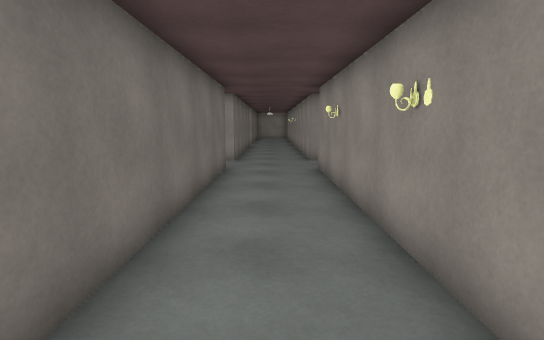
[1] (above)

16 first-person views from a walk through a scene from a Unity 3-D project. The camera is 1.4 m above the floor, tilts 8° down and sees 80° across. Doors are open. The floor is counted in squares, 1 m on a side. Each view is taken from the middle of a square. On the plan, view 1 faces up. The plan holds only what a view shows up to about 15 squares ahead; the rest is blank. The place goes on beyond the plan. Some animated figures are not drawn. Surface patterns are stand-ins for the level's own textures.

[2]
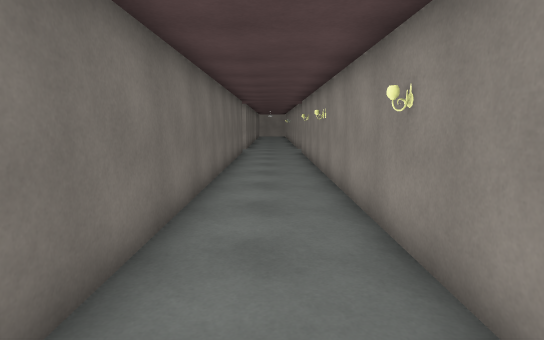

[3]
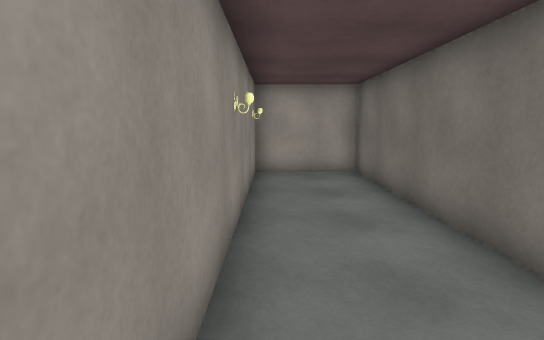

[4]
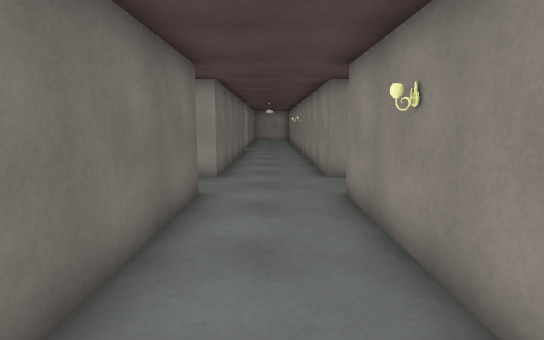

[5]
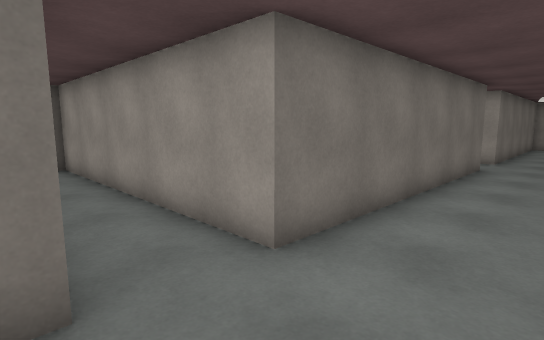

[6]
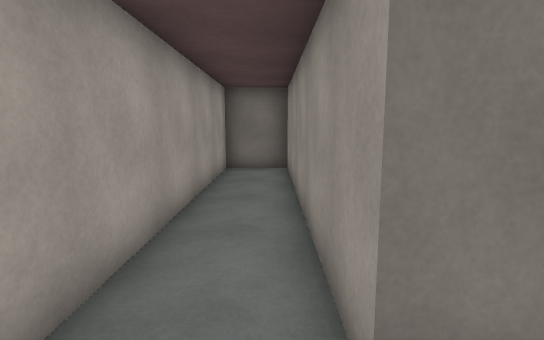

[7]
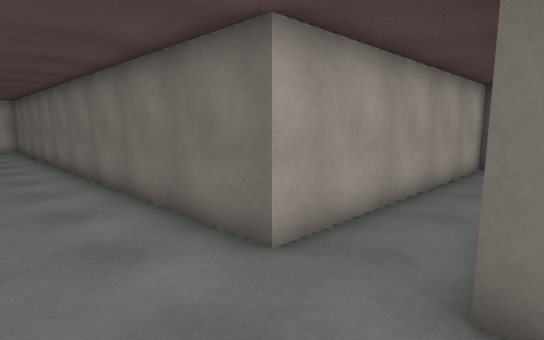

[8]
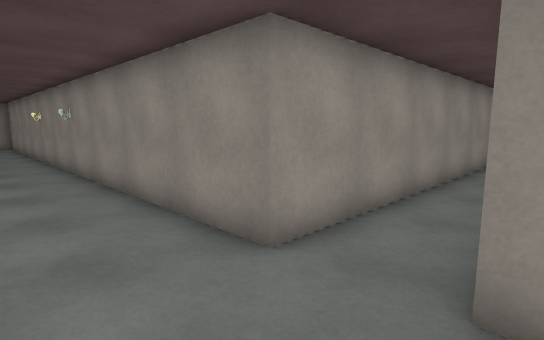

[9]
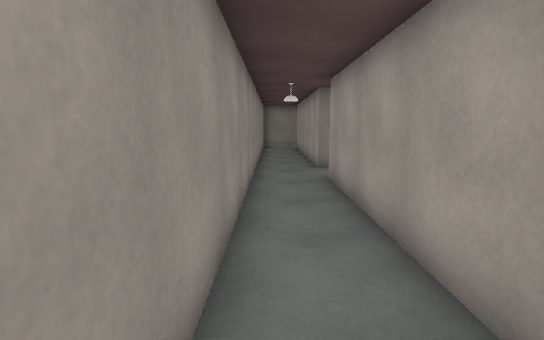

[10]
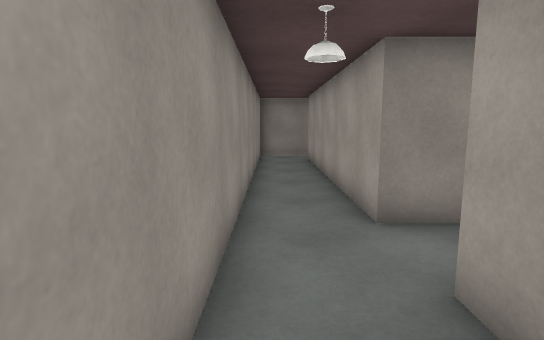

[11]
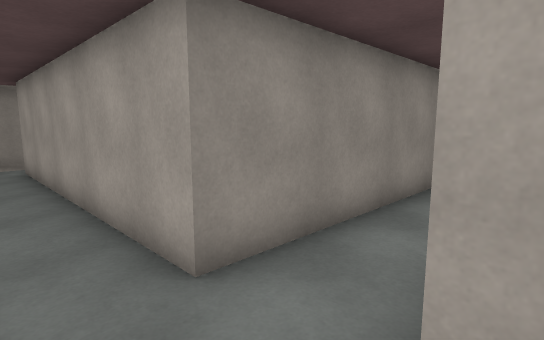

[12]
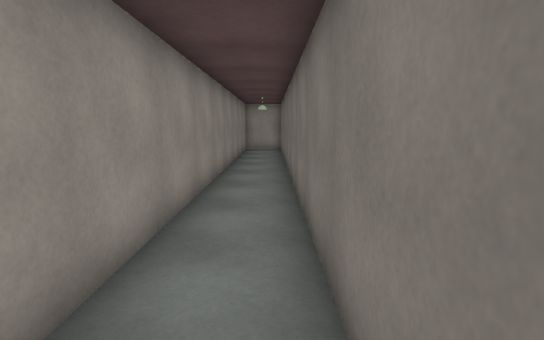

[13]
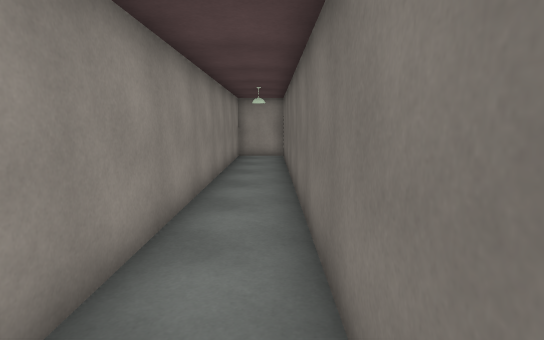

[14]
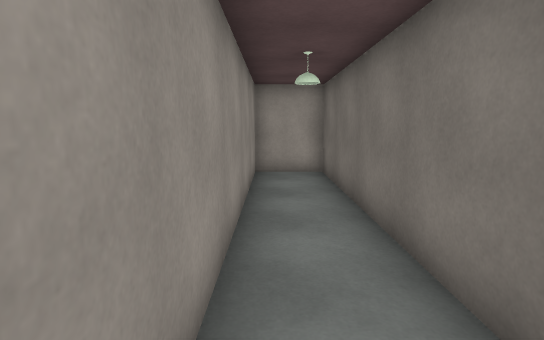

[15]
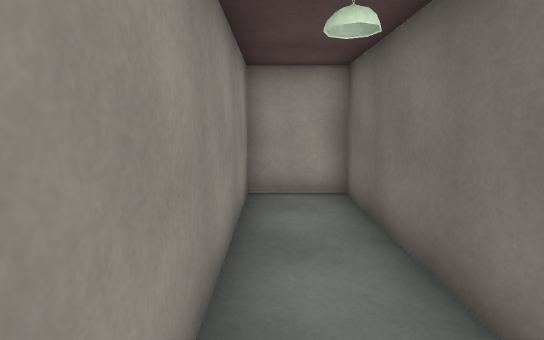

[16]
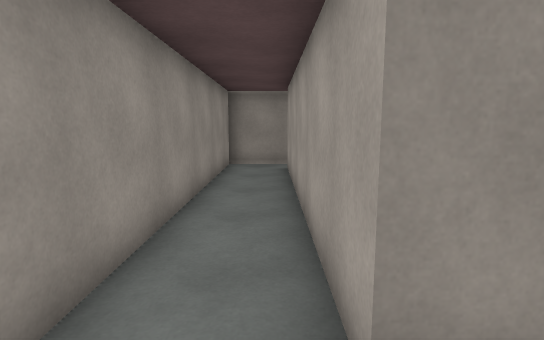

### Floor plan
Points are (right, up) in squares from view 1. A wall is a line through its corners. A room is listed if a view was taken in it or the views show most of it. See-through windows are left out.
Room 1 (views 1, 2, 3, 4, 5, 6, 7, 8)
walls: (1.5, 12.5) (1.5, 18.5); (-1.5, 18.5) (-1.5, 12.5) (-10.5, 12.5) (-10.5, 10.5) (-1.5, 10.5) (-1.5, -7.6) (1.5, -7.6); (1.5, -7.2) (1.5, 10.5)
ways out: opening at (2.5, 11.5) to room 2
objects: other object (1, 3); other object (1, 7)
Room 2 (views 9, 10, 11, 12, 13, 16)
walls: (10.5, 5.6) (10.5, 3.4); (6.4, 10.5) (10.5, 10.5) (10.5, 8.5); (12.5, 3.6) (12.5, 10.5) (21.5, 10.5); (22.6, 10.2) (22.6, 12.5) (1.5, 12.5)
ways out: opening at (2.5, 11.5) to room 1; opening at (11.5, 2.5) to room 3
Room 3 (views 14, 15)
walls: (10.5, -3.4) (10.5, -7.6) (12.5, -7.6) (12.5, 3.6); (10.5, 3.4) (10.5, -0.5)
ways out: opening at (11.5, 2.5) to room 2

Where each view was taken, in squares from view 1:
view 1: 0 up, 0 right, facing up
view 2: 6 down, 0 right, facing up
view 3: 2 up, 1 right, facing down
view 4: 4 up, 0 right, facing up
view 5: 10 up, 1 right, facing up-left
view 6: 12 up, 0 right, facing left
view 7: 13 up, 1 right, facing down-left
view 8: 10 up, 1 left, facing up-right
view 9: 12 up, 2 right, facing right
view 10: 12 up, 8 right, facing right
view 11: 12 up, 10 right, facing down-right
view 12: 11 up, 11 right, facing down
view 13: 7 up, 11 right, facing down
view 14: 2 up, 12 right, facing down
view 15: 1 down, 12 right, facing down
view 16: 11 up, 11 right, facing right
